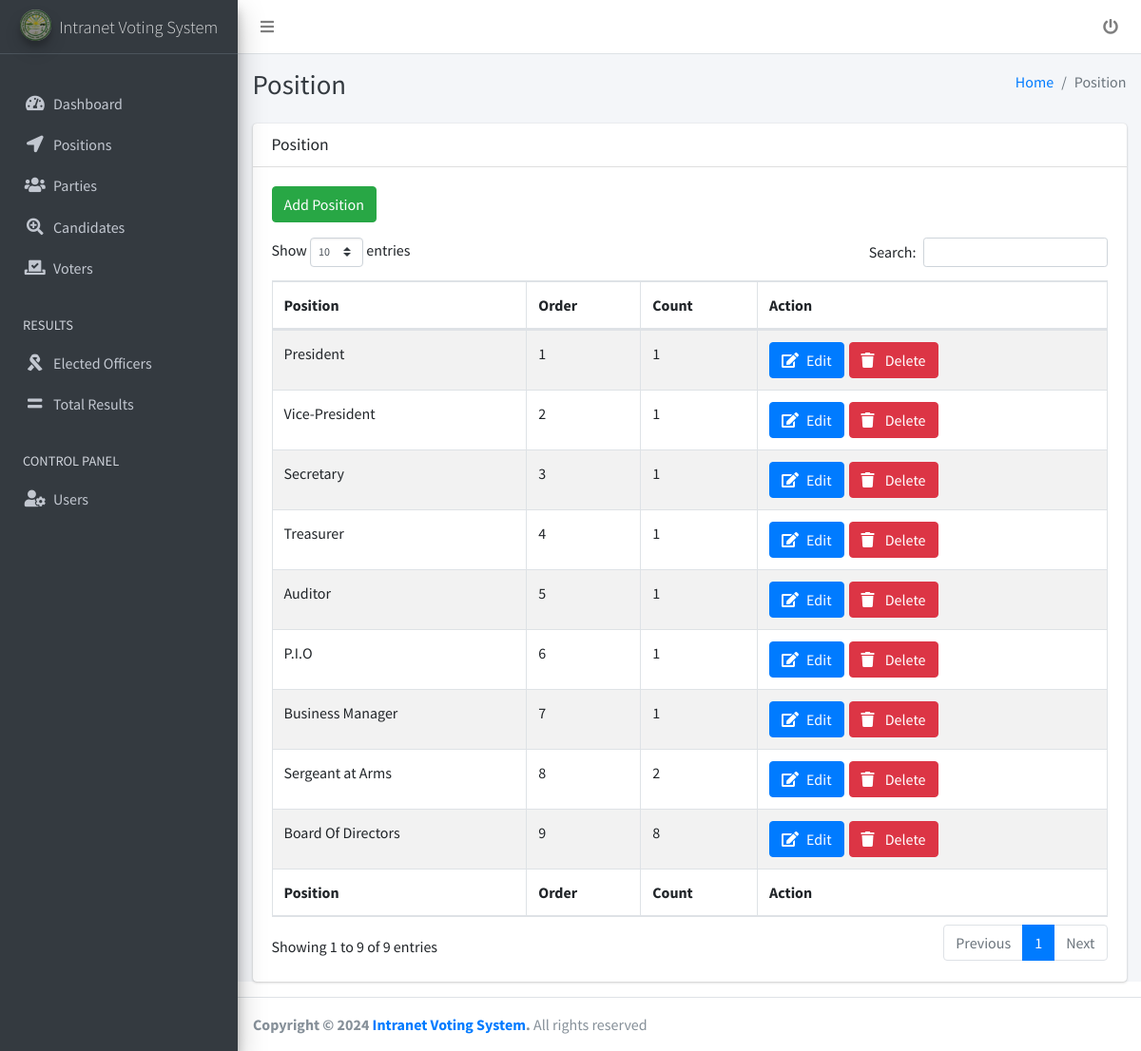
The app's page /?position=true (signed in) with its own data.
### tables this page shows
CREATE TABLE `position` (
  `ID` bigint(20) NOT NULL,
  `Name` varchar(50) NOT NULL,
  `Decree` int(11) NOT NULL,
  `Count` int(11) NOT NULL DEFAULT 1
);

### IntranetVotingSystem/Function/QueryRepo/queryRepo.php (called while the page is built, shortened)
<?php
    class QueryRepo {
        function getPosition($dbc1, $id){
            $query = "SELECT * FROM position";
            $query = $query . " ORDER BY Decree";
            $pdo = $dbc1->prepare($query);
            $pdo->execute();
            $positions = [];
            $count = 0;
            while($row = $pdo->fetch(PDO::FETCH_ASSOC)){
                $positions[$count] = array(
                    'ID' => $row['ID'],
                    'Name' => $row['Name'],
                    'Decree' => $row['Decree'],
                    'Count' => $row['Count']
                );
                $count++;
            }
            return $positions;
        }
    }
?>

### IntranetVotingSystem/UI/UIDynamics/Position/position.php
<?php
    class Position extends QueryRepo{
        function displayPosition($dbc1){
            $positions = $this->getPosition($dbc1, NULL);
            foreach ($positions as $position) {
                echo '
                    <tr>
                        <td>'.$position['Name'].'</td>
                        <td>'.$position['Decree'].'</td>
                        <td>'.$position['Count'].'</td>
                        <td style="display: flex; column-gap: 5px;">
                            <button type="button" class="btn btn-primary" data-toggle="modal" data-target="#edit'.$position['ID'].'"><i class="fas fa-edit nav-icon"></i><span class="ml-2 editButton">Edit</span></button>
                            <button type="button" class="btn btn-danger" data-toggle="modal" data-target="#delete'.$position['ID'].'"><i class="fas fa-trash nav-icon"></i><span class="ml-2 deleteButton"> Delete</span></button>
                        </td>
                    </tr>
                ';
            }
        }
    }
    $p = new Position();
    $p->displayPosition($dbc1);
?>

### records on screen
position: Name "President", Decree "1", Count "1"
position: Name "Vice-President", Decree "2", Count "1"
position: Name "Secretary", Decree "3", Count "1"
position: Name "Treasurer", Decree "4", Count "1"
position: Name "Auditor", Decree "5", Count "1"
position: Name "P.I.O", Decree "6", Count "1"
position: Name "Business Manager", Decree "7", Count "1"
position: Name "Sergeant at Arms", Decree "8", Count "2"
position: Name "Board Of Directors", Decree "9", Count "8"
